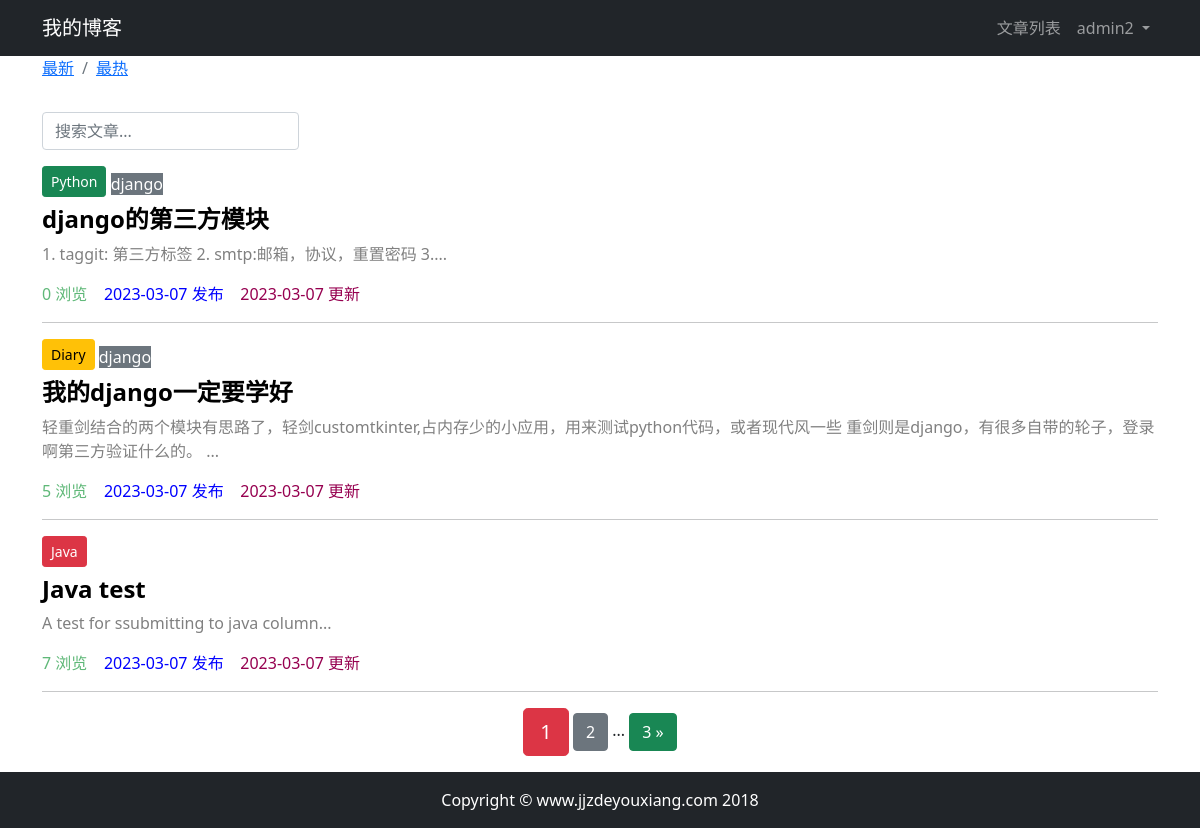
The page /article/article_list/ (signed in) on the database its author committed.
### article/models.py (models this page shows, shortened)
class ArticlePost(models.Model):
    author = models.ForeignKey(User, on_delete=models.CASCADE)
    column = models.ForeignKey(ArticleColumn, on_delete=models.CASCADE,null=True,blank=True,related_name="articles")
    tags = TaggableManager(blank=True)
    total_views = models.PositiveIntegerField(default=0)
    title = models.CharField(max_length=200)
    content = models.TextField()
    created_time = models.DateTimeField(default=timezone.now)
    updated_time = models.DateTimeField(auto_now=True)
    class Meta: # class Meta提供元数据，也就是内部数据，这些信息不是某篇文章私有，而是整张表的共同行为。
        ordering = ('-created_time',)

class ArticleColumn(models.Model):
    title = models.CharField(max_length=200)
    created_at = models.DateTimeField(auto_now_add=True)
    def __str__(self):
        return self.title

### article/views.py (the view)
# urls.py: path('article_list/',views.article_list,name='article_list'),
def article_list(request):
    search = request.GET.get('search')
    order = request.GET.get('order')
    column = request.GET.get('column')
    tag=request.GET.get('tag')
    article_list = ArticlePost.objects.all()
    if search:
        from django.db.models import Q
        article_list = article_list.filter(Q(content__icontains=search) |
                                       Q(title__icontains=search))
        order = 'hot'
    else:
        search = ''
        order='normal'
    if column is not None and column.isdigit():
        article_list = article_list.filter(column=column)
    if tag and tag != 'None':
        article_list = article_list.filter(tags__name__in=[tag])
    if order == 'hot':
        article_list = article_list.order_by("-total_views")
    article_paginator = Paginator(article_list, 3)
    page_number = request.GET.get('page')
    articles = article_paginator.get_page(page_number)
    return render(request, 'article/article_list.html',
                  context={"articles": articles,
                           'order': order,
                           'search': search,
                           'column':column})

### article/templates/article/article_list.html (shortened to what this page needs)
{% extends "base.html" %}
{% block content %}
    <div class="container">
        <nav class="breadcrumb">
            <ol class="breadcrumb">
                <li class="breadcrumb-item">
                    <a href="{% url "article:article_list" %}?order=normal&search={{ search }}&column={{ column }}&tag={{ tag }}">最新</a>
                </li>
                <li class="breadcrumb-item">
                    <a href="{% url "article:article_list" %}?order=hot&search={{ search }}&column={{ column }}&tag={{ tag }}">最热</a>
                </li>
            </ol>
        </nav>
        <div class="row">
            <div class="col-auto mr-auto">
                <form class="form-inline">
                    <input type="text"
                           class="form-control mb-2 mr-sm-2"
                           name="search"
                           placeholder="搜索文章..."
                           required
                    >
                </form>
            </div>
        </div>
        <div class="row mt-2">
            {% for article in articles %}
                <div class="col-12">
                    {% if article.column %}
                        <button type="button"
                                class="btn btn-sm mb-2
                        {% if article.column.title == 'Python' %}
                            btn-success
                        {% elif article.column.title == 'Java' %}
                            btn-danger
                        {% elif article.column.title == 'Diary' %}
                            btn-warning
                        {% else %}
                            btn-dark
                        {% endif %}
                    ">
                            {{ article.column }}
                        </button>
                    {% endif %}
                    <span>
                        {% for tag in article.tags.all %}
                            <a href="{% url "article:article_list" %}?tag={{ tag }}&order=normal&search={{ search }}&column={{ column }}"
                               class=" btn-secondary"
                            style="text-decoration: none;">
                                {{ tag }}
                            </a>
                        {% endfor %}
                    </span>
                    <h4>
                        <b>
                            <a href="{% url "article:article_detail" article.id %}"
                               style="color: black;text-decoration:none;">{{ article.title }}</a>
                        </b>
                    </h4>
                    <div>
                        <p style="color: gray;">
                            {{ article.content |slice:'100' }}...
                        </p>
                    </div>
                    <p>
                        <span style="color: #5fb878">
                                {{ article.total_views }} 浏览&nbsp;&nbsp;&nbsp;
                        </span>
                        <span style="color: blue">
                               {{ article.created_time|date:'Y-m-d' }} 发布&nbsp;&nbsp;&nbsp;
                        </span>
                        <span style="color: #960050">
                               {{ article.updated_time|date:'Y-m-d' }} 更新&nbsp;&nbsp;&nbsp;
                        </span>
                    </p>
                    <hr>
                </div>
            {% endfor %}
        </div>
        <div class="pagination row">
            <div class="d-flex justify-content-center">
            <span class="step-links">
                <span class="current btn btn-danger btn-lg">
                    {{ articles.number }}
                </span>
                {% if articles.has_next %}
                    <a href="{% url "article:article_list" %}?page={{ articles.next_page_number }}&order={{ order }}&search={{ search }}&column={{ column }}&tag={{ tag }}"
                       class="btn btn-secondary"
                    >
                        {{ articles.next_page_number }}
                    </a>
                    <span>...</span>
                    <a href="{% url "article:article_list" %}?page={{ articles.paginator.num_pages }}&order={{ order }}&search={{ search }}&column={{ column }}&tag={{ tag }}"
                       class="btn btn-success"
                    >
                        {{ articles.paginator.num_pages }} &raquo;
                    </a>
                {% endif %}
            </span>
            </div>
        </div>
    </div>
{% endblock content %}

### article/templates/header.html (shortened to what this page needs)
<nav class="navbar navbar-expand-lg navbar-dark bg-dark">
    <div class="container">
        <a class="navbar-brand" href="#">我的博客</a>
        <div>
            <ul class="navbar-nav">
                <li class="nav-item">
                    <a class="nav-link" href="{% url "article:article_list" %}">文章列表</a>
                </li>
                {% if user.is_authenticated %}
                    <li class="nav-item dropdown">
                        <a class="nav-link dropdown-toggle" href="#" id="navbarDarkDropdownMenuLink" role="button"
                           data-bs-toggle="dropdown" aria-expanded="false">
                            {{ user.username }}
                        </a>
                    </li>
                {% else %}
                    <li class="nav-item">
                        <a class="nav-link" href="{% url 'userprofile:login' %}">登录</a>
                    </li>
                {% endif %}
            </ul>
        </div>
    </div>
</nav>

### rows shown on the page
ArticlePost: column "Python", title "django的第三方模块", content "1. taggit: 第三方标签 2. smtp:邮箱，协议，重置密码 3.", total_views "0", created_time "2023-03-07", updated_time "2023-03-07"
Tag: name "django"
ArticlePost: column "Diary", title "我的django一定要学好", content "轻重剑结合的两个模块有思路了，轻剑customtkinter,占内存少的小应用，用来测试python代码，或者现代风一些 重剑则是django，有很多自带的轮子，登录啊第三方验证什么的。", total_views "5", created_time "2023-03-07", updated_time "2023-03-07"
ArticlePost: column "Java", title "Java test", content "A test for ssubmitting to java column", total_views "7", created_time "2023-03-07", updated_time "2023-03-07"

### other values the page prints
{{ user.username }} "admin2"
{{ articles.number }} "1"
{{ articles.next_page_number }} "2"
{{ articles.paginator.num_pages }} "3"
